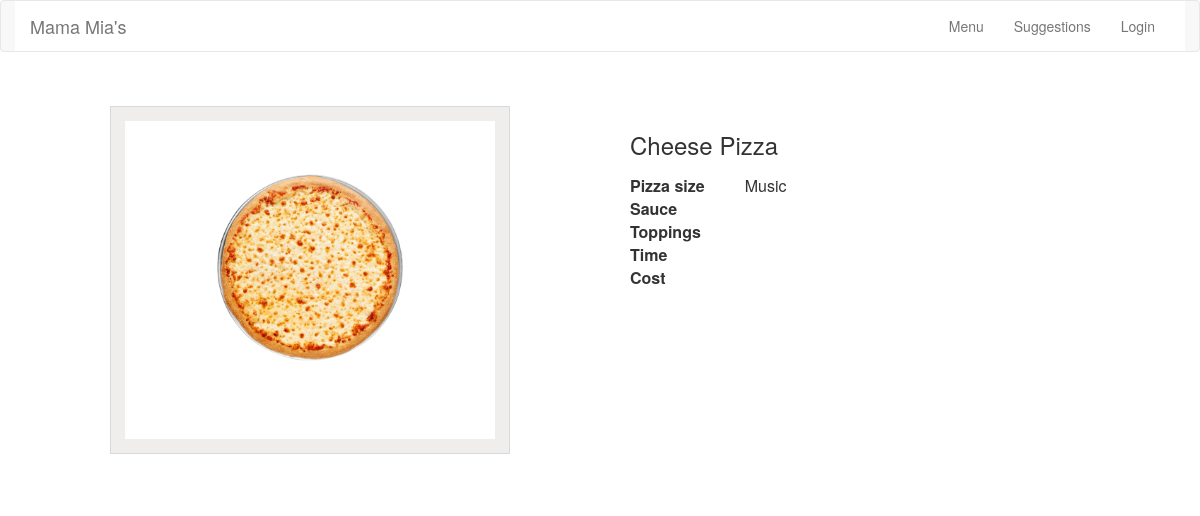
The app's page /details.php?id=3, older data.
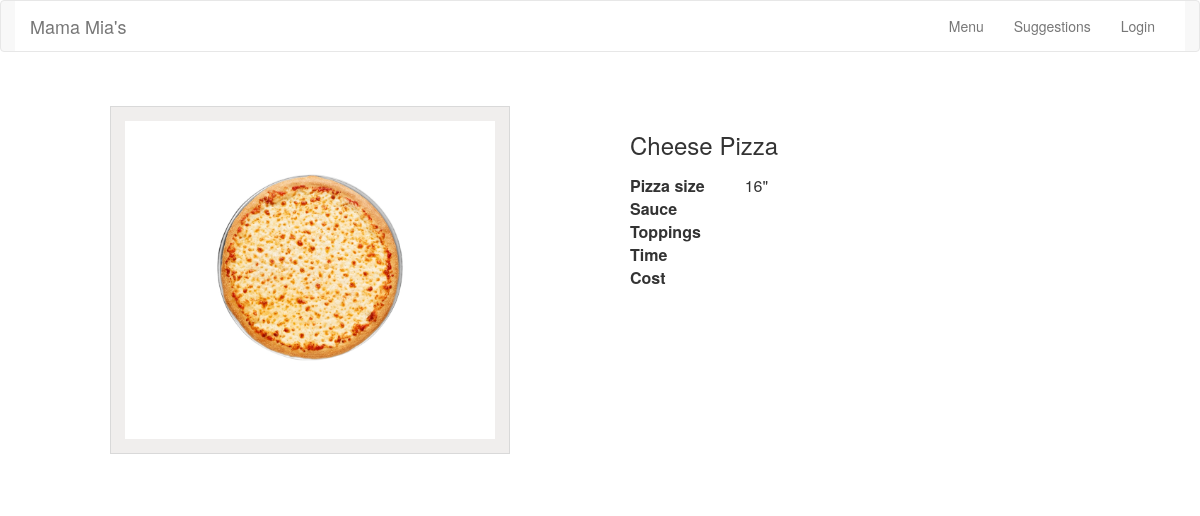
The same page, newer data.
### tables this page shows
CREATE TABLE `Media` (
	`media_id`	int(11) NOT NULL,
	`title`	varchar(100) NOT NULL,
	`img`	varchar(255) NOT NULL,
	`genre_id`	int(11) NOT NULL,
	`format`	varchar(25) NOT NULL,
	`year`	varchar(100) NOT NULL,
	`category`	varchar(6) NOT NULL
);

### inc/functions.php (called while the page is built, shortened)
<?php
function full_catalog_array() {
    include("connection.php");
    try {
        $results = $db->query("SELECT media_id, title, category, img FROM Media");
    } catch (Exception $e) {
        echo "Unable to retrieve results";
        exit;
    }
    $catalog = $results->fetchAll();
    return $catalog;
}

### details.php (the view, shortened to what this page needs)
<?php
include("inc/functions.php");
$catalog = full_catalog_array();
if (isset($_GET["id"])) {
    $id = $_GET["id"];
    if (isset($catalog[$id])) {
        $item = $catalog[$id];
    }
}
include("inc/header.php"); ?>
<div class="section page">
    <div class="wrapper">
        <div class="media-picture">
        <span>
            <img src="<?php echo $item["img"]; ?>" alt="<?php echo $item["title"]; ?>" />
        </span>
        </div>
        <div class="media-details">
            <h1><?php echo $item["title"]; ?></h1>
            <table>
                <tr>
                    <th>Pizza size</th>
                    <td><?php echo $item["category"]; ?></td>
                </tr>
                <tr>
                    <th>Sauce</th>
                    <td><?php echo $item["genre"]; ?></td>
                </tr>
                <tr>
                    <th>Toppings</th>
                    <td><?php echo $item["format"]; ?></td>
                </tr>
                <tr>
                    <th>Time</th>
                    <td><?php echo $item["year"]; ?></td>
                </tr>
                <?php if (strtolower($item["category"]) == '10"' || '12"' || '14"' || '16"') { ?>
                <tr>
                    <th>Cost</th>
                    <td><?php echo $item["artist"]; ?></td>
                </tr>
                <?php } ?>
            </table>
        </div>
    </div>
</div>

### inc/header.php (shortened to what this page needs)
<html>
<head>
	<link rel="stylesheet" href="css/style.css">
    <link rel="stylesheet" href="https://maxcdn.bootstrapcdn.com/bootstrap/3.3.7/css/bootstrap.min.css">
</head>
<body>
<nav class="navbar navbar-default">
            <div class="container">
              <div class="navbar-header">
                <a class="navbar-brand" href="index.php">Mama Mia's</a>
              </div>
              <div class="collapse navbar-collapse" id="myNavbar">
                <ul class="nav navbar-nav navbar-right">
                  <li><a href="catalog.php">Menu</a></li>
                  <li><a href="suggest.php">Suggestions</a></li>
                  <li><a href="login.php">Login</a></li>
                </ul>
              </div>
            </div>
          </nav>

### css/style.css (style rules this page uses)
.container { background: white; }
article, aside, details, figcaption, figure, footer, header, hgroup, nav, section, summary { display: block; }
html { font-size: 100%; -webkit-text-size-adjust: 100%; -ms-text-size-adjust: 100%; }
html, button, input, select, textarea { font-family: sans-serif; }
body { margin: 0; }
a { color: #3888c2; }
h1 { font-size: 2em; margin: 0.67em 0; }
dl, menu, ol, ul { margin: 1em 0; }
menu, ol, ul { padding: 0 0 0 40px; }
nav ul, nav ol { list-style: none; list-style-image: none; }
img { border: 0; -ms-interpolation-mode: bicubic; }
table { border-collapse: collapse; border-spacing: 0; text-align: left; }
table th { padding-right: 40px; }
html { overflow-y: scroll; overflow-x: hidden; }
body { font-family: 'Open Sans', sans-serif; background:#f0eeed; color: #676767; }
.wrapper { width: 980px; margin: 0 auto; }
.section.page:after { content:"";display:block;visibility:hidden;height:0;clear:both; }
.section.page { padding: 34px 0; background: white; }
.section.page h1 { font-size: 24px; text-align: center; line-height: 1.6; font-weight: normal; }
.section.page .media-details h1 { text-align: left; }
.media-picture { float: left; width: 400px; text-align: center; border: 1px solid #d9d9d9; padding: 14px; background: #f0eeed; }
.media-picture span { background: white; display: block; width: 100%; padding: 36px 0 61px; }
.media-picture img { width: 292px; }
.media-details { width: 460px; float: right; }

Row changes from the older to the newer data that the page shows:
changed media "Cheese Pizza": category "Music" → "16\""
